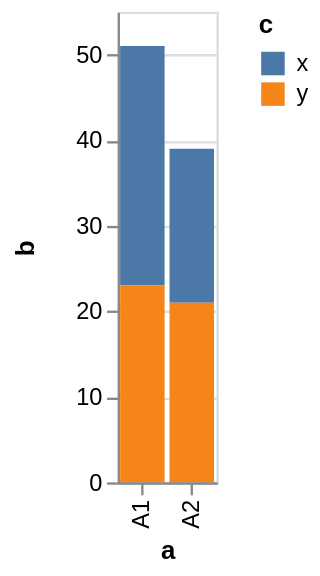

This figure's Vega-Lite source:
### Vega specification from a JSON file in a GitHub repository (floating-point values rounded to 4 significant figures)
{"$schema": "https://vega.github.io/schema/vega/v3.json", "description": "A simple bar chart with embedded data.", "autosize": "pad", "padding": 5, "height": 200, "style": "cell", "data": [{"name": "source_0", "values": [{"a": "A1", "b": 28, "c": "x"}, {"a": "A1", "b": 23, "c": "y"}, {"a": "A2", "b": 18, "c": "x"}, {"a": "A2", "b": 21, "c": "y"}]}, {"name": "data_0", "source": "source_0", "transform": [{"type": "formula", "expr": "toNumber(datum[\"b\"])", "as": "b"}, {"type": "stack", "groupby": ["a"], "field": "b", "sort": {"field": ["c"], "order": ["descending"]}, "as": ["b_start", "b_end"], "offset": "zero"}, {"type": "filter", "expr": "datum[\"b\"] !== null && !isNaN(datum[\"b\"])"}]}], "signals": [{"name": "x_step", "value": 21}, {"name": "width", "update": "bandspace(domain('x').length, 0.1, 0.05) * x_step"}], "marks": [{"name": "marks", "type": "rect", "style": ["bar"], "from": {"data": "data_0"}, "encode": {"update": {"fill": {"scale": "color", "field": "c"}, "x": {"scale": "x", "field": "a"}, "width": {"scale": "x", "band": true}, "y": {"scale": "y", "field": "b_end"}, "y2": {"scale": "y", "field": "b_start"}}}}], "scales": [{"name": "x", "type": "band", "domain": {"data": "data_0", "field": "a", "sort": true}, "range": {"step": {"signal": "x_step"}}, "paddingInner": 0.1, "paddingOuter": 0.05}, {"name": "y", "type": "linear", "domain": {"data": "data_0", "fields": ["b_start", "b_end"]}, "range": [{"signal": "height"}, 0], "nice": true, "zero": true}, {"name": "color", "type": "ordinal", "domain": {"data": "data_0", "field": "c", "sort": true}, "range": "category"}], "axes": [{"scale": "x", "orient": "bottom", "grid": false, "title": "a", "labelOverlap": true, "encode": {"labels": {"update": {"angle": {"value": 270}, "align": {"value": "right"}, "baseline": {"value": "middle"}}}}, "zindex": 1}, {"scale": "y", "orient": "left", "grid": false, "title": "b", "labelOverlap": true, "tickCount": {"signal": "ceil(height/40)"}, "zindex": 1}, {"scale": "y", "orient": "left", "grid": true, "tickCount": {"signal": "ceil(height/40)"}, "gridScale": "x", "domain": false, "labels": false, "maxExtent": 0, "minExtent": 0, "ticks": false, "zindex": 0}], "legends": [{"fill": "color", "title": "c", "encode": {"symbols": {"update": {"shape": {"value": "square"}}}}}], "config": {"axisY": {"minExtent": 30}}}
